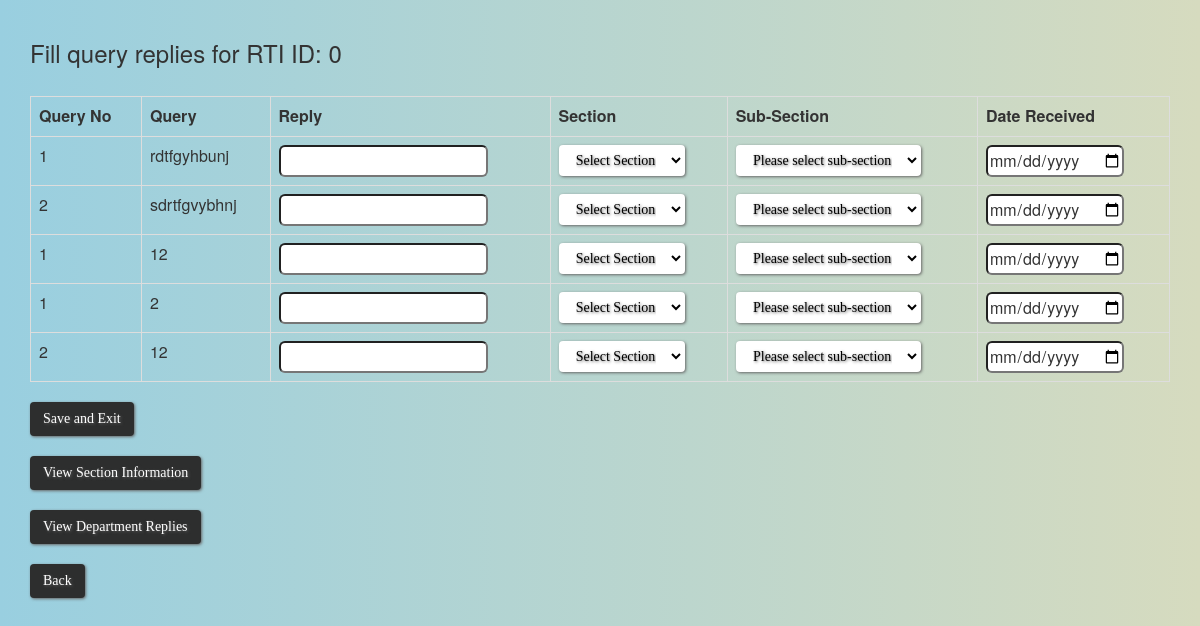
The page /reply_queries.php?id=0 on the database its author committed.
### tables this page shows
CREATE TABLE `t2` (
  `id` int(11) NOT NULL,
  `q_no` int(11) NOT NULL,
  `ques` varchar(200) NOT NULL,
  `map` varchar(50) NOT NULL,
  `date_sent` date NOT NULL,
  `flag` int(11) NOT NULL
);

### reply_queries.php (the view, shortened to what this page needs)
<html>
	<head>
		<link rel="stylesheet" href="css/background.css">
		<link rel="stylesheet" href="bootstrap/css/bootstrap.min.css">
	</head>
	<body>
	<div class="container">
	<?php
		include 'config_database.php';
		$id=$_GET['id'];
		$k = "SELECT * FROM t2 WHERE id=".$id.";";
		$query=mysqli_query($con,$k);
		$data2=mysqli_num_rows($query);
		$a=$data2;
		echo "<br><h3>Fill query replies for RTI ID: ".$id."</h3><br>";
		echo "<table class='table table-bordered'>
				<tbody>
					<tr>
						<th>Query No</th>
						<th>Query</th>
						<th>Reply</th>
						<th>Section</th>
						<th>Sub-Section</th>
						<th>Date Received</th>
					</tr>";
		echo "<form action=save_replies.php method=post>";
		while( $a!=0)
		{
			$data3=mysqli_fetch_array($query);
			$ans="ans".$a;
			$sec="sec".$a;
			$date_rec="date_rec".$a;
	?>
		<tr>
			<td> <?php echo $data3['q_no']?> </td>
			<td> <?php echo $data3['ques']?></td>
			<td><input  style="height:32px" type=text name=<?php echo $ans; ?>></td>
			<td>
				<select class="btn" style="background:white; color:black" onchange="javascript: dynamicdropdown(this.options[this.selectedIndex].value, this.name);" name=<?php echo $sec; ?>>
					<option value="">Select Section</option>
				</select>
			</td>
			<td>
			<div>
				<script type="text/javascript" language="JavaScript">
					document.write('<select class="btn" style="background:white; color:black" name="subsec" id="subsec" ><option value="">Please select sub-section</option></select>')
					document.getElementById("subsec").name=blah;
					document.getElementById("subsec").id=blah;
				</script>
			</div>
			</td>
			<td><input  style="height:32px" type=date name=<?php echo $date_rec;?> placeholder=YYYY-MM-DD></td>
		</tr>
	<?php
			$a--;
		}
		echo "</table>" ;
		echo "<input type=submit name=save class=btn value='Save and Exit' >";
		echo "<br><br><a href='section_db.html' target='_blank' class=btn>View Section Information</a>";
		echo "<br><br><a href='view_dept_reply.php' target='_blank' class=btn>View Department Replies</a>";
		echo "<br><br><a href='ongoing_rti_option.php?id=".$id."' class=btn>Back</a>";
	?>
	</div>
	</body>
</html>

### css/background.css (style rules this page uses)
body { background: #99cfe0; background: -moz-linear-gradient(left, #f9cfe0 0%, #d6dbbf 100%); background: -webkit-linear-gradient(left, #99cfe0 0%,#d6dbbf 100%); background: linear-gradient(to right, #99cfe0 0%,#d6dbbf 100%); }
.btn { background: #2d2e2e; background-image: -webkit-linear-gradient(top, #2d2e2e, #6b696b); background-image: -moz-linear-gradient(top, #2d2e2e, #6b696b); background-image: -ms-linear-gradient(top, #2d2e2e, #6b696b); background-image: -o-linear-gradient(top, #2d2e2e, #6b696b); background-image: linear-gradient(to bottom, #2d2e2e, #6b696b); -webkit-border-radius: 8; -moz-border-radius: 8; border-radius: 8px; text-shadow: 1px 1px 3px #616161; -webkit-box-shadow: 1px 1px 3px #666666; -moz-box-shadow: 1px 1px 3px #666666; box-shadow: 1px 1px 3px #666666; font-family: Georgia; color: #ffffff; font-size: 20px; padding: 10px 20px 10px 20px; text-decoration: none; cursor: pointer; }
input { border-radius: 6px; }

### rows shown on the page
t2: q_no "1", ques "rdtfgyhbunj"
t2: q_no "2", ques "sdrtfgvybhnj"
t2: q_no "1", ques "12"
t2: q_no "1", ques "2"
t2: q_no "2", ques "12"

### other values the page prints
$id "0"
